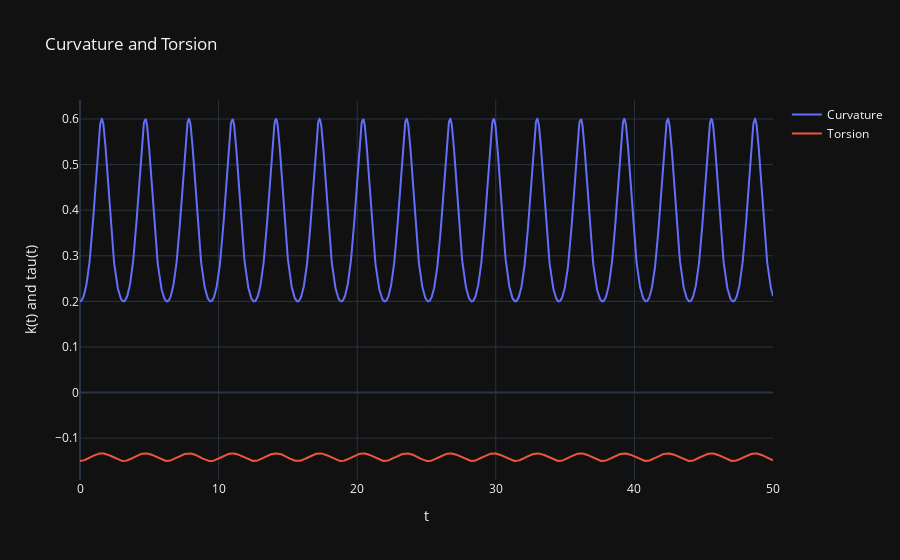

This figure's notebook cell:
### Code cell
fig = go.Figure()
fig.add_trace(go.Scatter(x=ls, y=K, name="Curvature"))
fig.add_trace(go.Scatter(x=ls, y=Tau, name="Torsion"))
fig.update_layout(title="Curvature and Torsion", xaxis_title="t", yaxis_title="k(t) and tau(t)")
fig.show()

### Figure 1 — Plotly figure (JSON) as saved in the notebook; plotly's stock layout.template omitted (floating-point values rounded to 4 significant figures; data arrays with more than 128 entries replaced by an {"elided": "..."} marker saying what was removed)
{"data": [{"name": "Curvature", "x": {"elided": "2000 float values"}, "y": {"elided": "2000 float values"}, "type": "scatter"}, {"name": "Torsion", "x": {"elided": "2000 float values"}, "y": {"elided": "2000 float values"}, "type": "scatter"}], "layout": {"title": {"text": "Curvature and Torsion"}, "xaxis": {"title": {"text": "t"}}, "yaxis": {"title": {"text": "k(t) and tau(t)"}}}}
